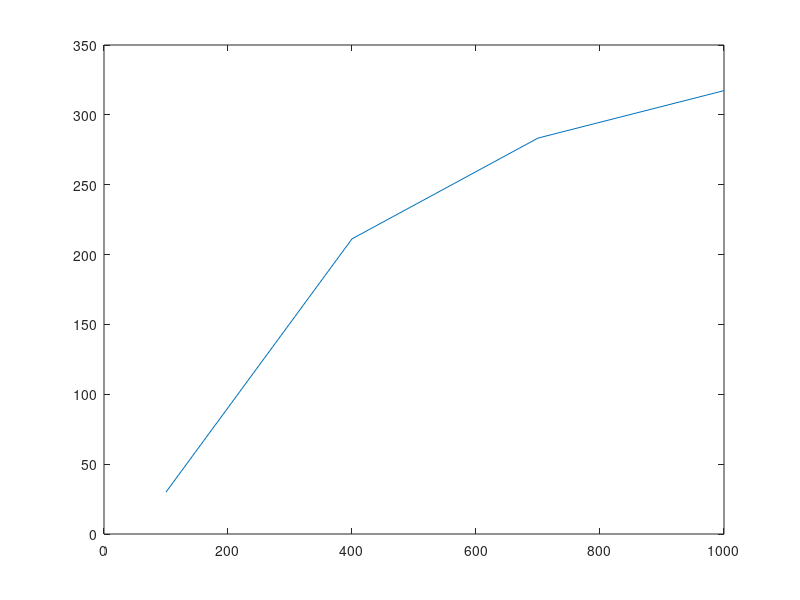

Here is the MATLAB script that generated this plot:
Q = [ 3 , 13 , 23.5 , 34 ] ;
dp = [ 5 , 65 , 205 , 420 ] ;
Pf = [ .5 , 4 , 17 , 45 ] ;

eta = Q.*dp./Pf ;
rpm = [ 100 400 700 1000 ] ;

plot( rpm , eta )
